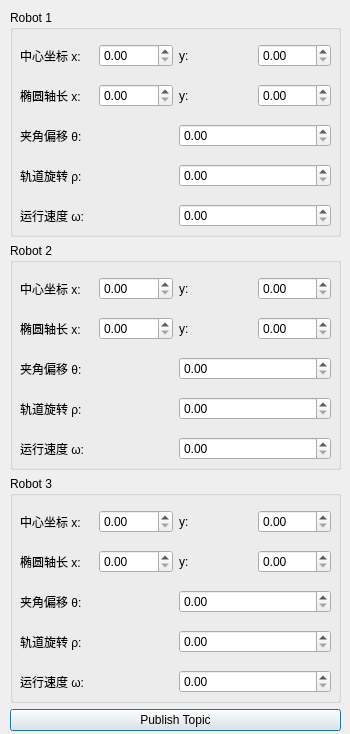
<?xml version="1.0" encoding="UTF-8"?>
<ui version="4.0">
 <class>Dialog</class>
 <widget class="QDialog" name="Dialog">
  <property name="geometry">
   <rect>
    <x>0</x>
    <y>0</y>
    <width>350</width>
    <height>734</height>
   </rect>
  </property>
  <property name="windowTitle">
   <string>编队参数调整</string>
  </property>
  <widget class="QWidget" name="verticalLayoutWidget">
   <property name="geometry">
    <rect>
     <x>10</x>
     <y>10</y>
     <width>331</width>
     <height>721</height>
    </rect>
   </property>
   <layout class="QVBoxLayout" name="verticalLayout">
    <item>
     <widget class="QGroupBox" name="groupBox">
      <property name="title">
       <string>Robot 1</string>
      </property>
      <widget class="QWidget" name="horizontalLayoutWidget">
       <property name="geometry">
        <rect>
         <x>10</x>
         <y>30</y>
         <width>311</width>
         <height>31</height>
        </rect>
       </property>
       <layout class="QHBoxLayout" name="horizontalLayout_2">
        <item>
         <widget class="QLabel" name="label">
          <property name="text">
           <string>中心坐标 x:</string>
          </property>
         </widget>
        </item>
        <item>
         <widget class="QDoubleSpinBox" name="pos_x_1"/>
        </item>
        <item>
         <widget class="QLabel" name="label_2">
          <property name="text">
           <string>y:</string>
          </property>
         </widget>
        </item>
        <item>
         <widget class="QDoubleSpinBox" name="pos_y_1"/>
        </item>
       </layout>
      </widget>
      <widget class="QWidget" name="horizontalLayoutWidget_2">
       <property name="geometry">
        <rect>
         <x>10</x>
         <y>70</y>
         <width>311</width>
         <height>31</height>
        </rect>
       </property>
       <layout class="QHBoxLayout" name="horizontalLayout_3">
        <item>
         <widget class="QLabel" name="label_3">
          <property name="text">
           <string>椭圆轴长 x:</string>
          </property>
         </widget>
        </item>
        <item>
         <widget class="QDoubleSpinBox" name="scp_x_1"/>
        </item>
        <item>
         <widget class="QLabel" name="label_4">
          <property name="text">
           <string>y:</string>
          </property>
         </widget>
        </item>
        <item>
         <widget class="QDoubleSpinBox" name="scp_y_1"/>
        </item>
       </layout>
      </widget>
      <widget class="QWidget" name="horizontalLayoutWidget_4">
       <property name="geometry">
        <rect>
         <x>10</x>
         <y>150</y>
         <width>311</width>
         <height>31</height>
        </rect>
       </property>
       <layout class="QHBoxLayout" name="horizontalLayout_6">
        <item>
         <widget class="QLabel" name="label_9">
          <property name="text">
           <string>轨道旋转 ρ:</string>
          </property>
         </widget>
        </item>
        <item>
         <widget class="QDoubleSpinBox" name="rho_1"/>
        </item>
       </layout>
      </widget>
      <widget class="QWidget" name="horizontalLayoutWidget_3">
       <property name="geometry">
        <rect>
         <x>10</x>
         <y>110</y>
         <width>311</width>
         <height>31</height>
        </rect>
       </property>
       <layout class="QHBoxLayout" name="horizontalLayout_5">
        <item>
         <widget class="QLabel" name="label_7">
          <property name="text">
           <string>夹角偏移 θ:</string>
          </property>
         </widget>
        </item>
        <item>
         <widget class="QDoubleSpinBox" name="theta_1"/>
        </item>
       </layout>
      </widget>
      <widget class="QWidget" name="horizontalLayoutWidget_5">
       <property name="geometry">
        <rect>
         <x>10</x>
         <y>190</y>
         <width>311</width>
         <height>31</height>
        </rect>
       </property>
       <layout class="QHBoxLayout" name="horizontalLayout_7">
        <item>
         <widget class="QLabel" name="label_10">
          <property name="text">
           <string>运行速度 ω:</string>
          </property>
         </widget>
        </item>
        <item>
         <widget class="QDoubleSpinBox" name="omega_1"/>
        </item>
       </layout>
      </widget>
     </widget>
    </item>
    <item>
     <widget class="QGroupBox" name="groupBox_3">
      <property name="title">
       <string>Robot 2</string>
      </property>
      <widget class="QWidget" name="horizontalLayoutWidget_6">
       <property name="geometry">
        <rect>
         <x>10</x>
         <y>190</y>
         <width>311</width>
         <height>31</height>
        </rect>
       </property>
       <layout class="QHBoxLayout" name="horizontalLayout_8">
        <item>
         <widget class="QLabel" name="label_11">
          <property name="text">
           <string>运行速度 ω:</string>
          </property>
         </widget>
        </item>
        <item>
         <widget class="QDoubleSpinBox" name="omega_2"/>
        </item>
       </layout>
      </widget>
      <widget class="QWidget" name="horizontalLayoutWidget_7">
       <property name="geometry">
        <rect>
         <x>10</x>
         <y>70</y>
         <width>311</width>
         <height>31</height>
        </rect>
       </property>
       <layout class="QHBoxLayout" name="horizontalLayout_9">
        <item>
         <widget class="QLabel" name="label_8">
          <property name="text">
           <string>椭圆轴长 x:</string>
          </property>
         </widget>
        </item>
        <item>
         <widget class="QDoubleSpinBox" name="scp_x_2"/>
        </item>
        <item>
         <widget class="QLabel" name="label_12">
          <property name="text">
           <string>y:</string>
          </property>
         </widget>
        </item>
        <item>
         <widget class="QDoubleSpinBox" name="scp_y_2"/>
        </item>
       </layout>
      </widget>
      <widget class="QWidget" name="horizontalLayoutWidget_8">
       <property name="geometry">
        <rect>
         <x>10</x>
         <y>150</y>
         <width>311</width>
         <height>31</height>
        </rect>
       </property>
       <layout class="QHBoxLayout" name="horizontalLayout_10">
        <item>
         <widget class="QLabel" name="label_13">
          <property name="text">
           <string>轨道旋转 ρ:</string>
          </property>
         </widget>
        </item>
        <item>
         <widget class="QDoubleSpinBox" name="rho_2"/>
        </item>
       </layout>
      </widget>
      <widget class="QWidget" name="horizontalLayoutWidget_9">
       <property name="geometry">
        <rect>
         <x>10</x>
         <y>110</y>
         <width>311</width>
         <height>31</height>
        </rect>
       </property>
       <layout class="QHBoxLayout" name="horizontalLayout_11">
        <item>
         <widget class="QLabel" name="label_14">
          <property name="text">
           <string>夹角偏移 θ:</string>
          </property>
         </widget>
        </item>
        <item>
         <widget class="QDoubleSpinBox" name="theta_2"/>
        </item>
       </layout>
      </widget>
      <widget class="QWidget" name="horizontalLayoutWidget_10">
       <property name="geometry">
        <rect>
         <x>10</x>
         <y>30</y>
         <width>311</width>
         <height>31</height>
        </rect>
       </property>
       <layout class="QHBoxLayout" name="horizontalLayout_12">
        <item>
         <widget class="QLabel" name="label_15">
          <property name="text">
           <string>中心坐标 x:</string>
          </property>
         </widget>
        </item>
        <item>
         <widget class="QDoubleSpinBox" name="pos_x_2"/>
        </item>
        <item>
         <widget class="QLabel" name="label_16">
          <property name="text">
           <string>y:</string>
          </property>
         </widget>
        </item>
        <item>
         <widget class="QDoubleSpinBox" name="pos_y_2"/>
        </item>
       </layout>
      </widget>
     </widget>
    </item>
    <item>
     <widget class="QGroupBox" name="groupBox_2">
      <property name="title">
       <string>Robot 3</string>
      </property>
      <widget class="QWidget" name="horizontalLayoutWidget_11">
       <property name="geometry">
        <rect>
         <x>10</x>
         <y>190</y>
         <width>311</width>
         <height>31</height>
        </rect>
       </property>
       <layout class="QHBoxLayout" name="horizontalLayout_13">
        <item>
         <widget class="QLabel" name="label_17">
          <property name="text">
           <string>运行速度 ω:</string>
          </property>
         </widget>
        </item>
        <item>
         <widget class="QDoubleSpinBox" name="omega_3"/>
        </item>
       </layout>
      </widget>
      <widget class="QWidget" name="horizontalLayoutWidget_12">
       <property name="geometry">
        <rect>
         <x>10</x>
         <y>70</y>
         <width>311</width>
         <height>31</height>
        </rect>
       </property>
       <layout class="QHBoxLayout" name="horizontalLayout_14">
        <item>
         <widget class="QLabel" name="label_18">
          <property name="text">
           <string>椭圆轴长 x:</string>
          </property>
         </widget>
        </item>
        <item>
         <widget class="QDoubleSpinBox" name="scp_x_3"/>
        </item>
        <item>
         <widget class="QLabel" name="label_19">
          <property name="text">
           <string>y:</string>
          </property>
         </widget>
        </item>
        <item>
         <widget class="QDoubleSpinBox" name="scp_y_3"/>
        </item>
       </layout>
      </widget>
      <widget class="QWidget" name="horizontalLayoutWidget_13">
       <property name="geometry">
        <rect>
         <x>10</x>
         <y>150</y>
         <width>311</width>
         <height>31</height>
        </rect>
       </property>
       <layout class="QHBoxLayout" name="horizontalLayout_15">
        <item>
         <widget class="QLabel" name="label_20">
          <property name="text">
           <string>轨道旋转 ρ:</string>
          </property>
         </widget>
        </item>
        <item>
         <widget class="QDoubleSpinBox" name="rho_3"/>
        </item>
       </layout>
      </widget>
      <widget class="QWidget" name="horizontalLayoutWidget_14">
       <property name="geometry">
        <rect>
         <x>10</x>
         <y>110</y>
         <width>311</width>
         <height>31</height>
        </rect>
       </property>
       <layout class="QHBoxLayout" name="horizontalLayout_16">
        <item>
         <widget class="QLabel" name="label_21">
          <property name="text">
           <string>夹角偏移 θ:</string>
          </property>
         </widget>
        </item>
        <item>
         <widget class="QDoubleSpinBox" name="theta_3"/>
        </item>
       </layout>
      </widget>
      <widget class="QWidget" name="horizontalLayoutWidget_15">
       <property name="geometry">
        <rect>
         <x>10</x>
         <y>30</y>
         <width>311</width>
         <height>31</height>
        </rect>
       </property>
       <layout class="QHBoxLayout" name="horizontalLayout_17">
        <item>
         <widget class="QLabel" name="label_22">
          <property name="text">
           <string>中心坐标 x:</string>
          </property>
         </widget>
        </item>
        <item>
         <widget class="QDoubleSpinBox" name="pos_x_3"/>
        </item>
        <item>
         <widget class="QLabel" name="label_23">
          <property name="text">
           <string>y:</string>
          </property>
         </widget>
        </item>
        <item>
         <widget class="QDoubleSpinBox" name="pos_y_3"/>
        </item>
       </layout>
      </widget>
     </widget>
    </item>
    <item>
     <widget class="QPushButton" name="publish_topic">
      <property name="text">
       <string>Publish Topic</string>
      </property>
     </widget>
    </item>
   </layout>
  </widget>
 </widget>
 <resources/>
 <connections/>
</ui>
